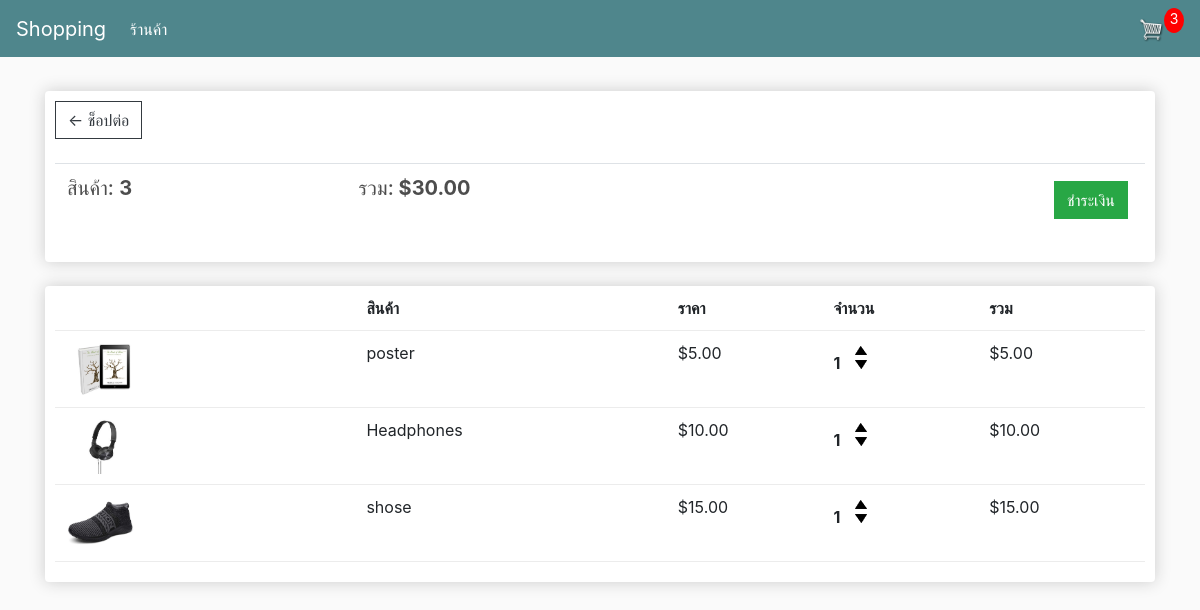
/cart/ (signed in), run on an earlier commit of the app's database.
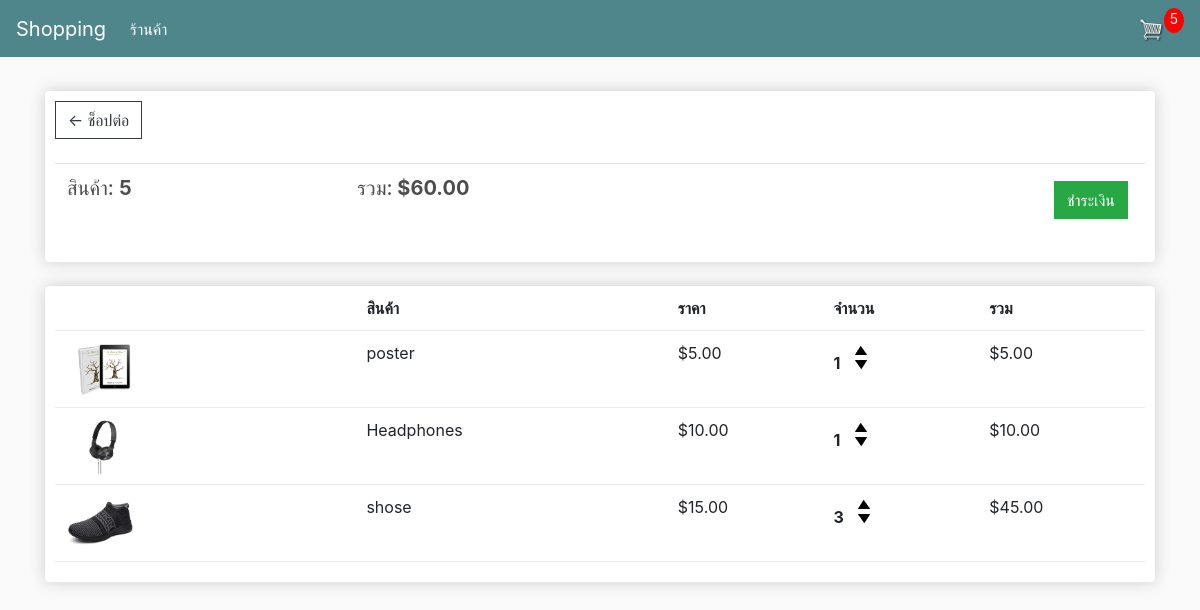
And on a later commit of the database.
### store/models.py (models this page shows, shortened)
class Order(models.Model):
    customer = models.ForeignKey(Customer, on_delete=models.SET_NULL, null=True, blank=True)
    date_ordered = models.DateTimeField(auto_now_add=True)
    complete = models.BooleanField(default=False)
    transaction_id = models.CharField(max_length=100, null=True)
    charge_id = models.CharField(max_length=100, null=True, blank=True)  # เพิ่มฟิลด์ charge_id
    payment_status = models.CharField(max_length=50, choices=[('pending', 'Pending'), ('successful', 'Successful')], default='pending')
    @property
    def get_cart_total(self):
        orderitems = self.orderitem_set.all()
        total = sum([item.get_total for item in orderitems])
        return total
    @property
    def get_cart_items(self):
        orderitems = self.orderitem_set.all()
        total = sum([item.quantity for item in orderitems])
        return total

class OrderItem(models.Model):
    product = models.ForeignKey(Product, on_delete=models.SET_NULL, null=True)
    order = models.ForeignKey(Order, on_delete=models.SET_NULL, null=True)
    quantity = models.IntegerField(default=0, null=True, blank=True)
    date_added = models.DateTimeField(auto_now_add=True)
    motor_rounds = models.IntegerField(default=1)  # เพิ่มฟิลด์จำนวนรอบที่มอเตอร์ต้องหมุน
    @property
    def get_total(self):
        total = self.product.price * self.quantity
        return total

class Product(models.Model):
    name = models.CharField(max_length=200)
    price = models.FloatField(null=False)  # ราคาของสินค้า
    image = models.ImageField(null=True, blank=True)  # รูปภาพของสินค้า
    digital = models.BooleanField(default=False, null=True, blank=True)  # สินค้าแบบดิจิทัลหรือไม่
    motor = models.ForeignKey(Motor, on_delete=models.SET_NULL, null=True, blank=True)  # การเชื่อมโยงกับมอเตอร์
    motor_rounds = models.IntegerField(default=1)  # จำนวนรอบที่มอเตอร์ต้องหมุน
    stock = models.IntegerField(default=0)
    @property
    def imageURL(self):
        try:
            url = self.image.url
        except:
            url = ''
        return url

### store/views.py (the view)
# urls.py: path('cart/', views.cart, name="cart"),
def cart(request):
    data = cartData(request)
    cartItems = data['cartItems']
    order = data['order']
    items = data['items']
    logger.info(f"Cart page rendered with {len(items)} items in the cart")
    return render(request, 'store/cart.html', {'items': items, 'order': order, 'cartItems': cartItems})

### store/utils.py (called while the page is built)
def cartData(request):
	if request.user.is_authenticated:
		customer = request.user.customer
		order, created = Order.objects.get_or_create(customer=customer, complete=False)
		items = order.orderitem_set.all()
		cartItems = order.get_cart_items
	else:
		cookieData = cookieCart(request)
		cartItems = cookieData['cartItems']
		order = cookieData['order']
		items = cookieData['items']
	return {'cartItems': cartItems, 'order': order, 'items': items}

### store/templates/store/cart.html
{% extends 'store/main.html' %}
{% load static %}
{% block content %}
	<div class="row">
		<div class="col-lg-12">
			<div class="box-element">
				<a class="btn btn-outline-dark" href="{% url 'store' %}">&#x2190; ช็อปต่อ</a>
				<br>
				<br>
				<table class="table">
					<tr>
						<th><h5>สินค้า: <strong>{{order.get_cart_items}}</strong></h5></th>
						<th><h5>รวม:<strong> ${{order.get_cart_total|floatformat:2}}</strong></h5></th>
						<th>
							<a style="float:right; margin:5px;" class="btn btn-success" href="{% url 'checkout' %}">ชำระเงิน</a>
						</th>
					</tr>
				</table>
			</div>
			<br>
			<div class="box-element">
				<div class="cart-row">
					<div style="flex:2"></div>
					<div style="flex:2"><strong>สินค้า</strong></div>
					<div style="flex:1"><strong>ราคา</strong></div>
					<div style="flex:1"><strong>จำนวน</strong></div>
					<div style="flex:1"><strong>รวม</strong></div>
				</div>
				{% for item in items %}
				<div class="cart-row">
					<div style="flex:2"><img class="row-image" src="{{item.product.imageURL}}"></div>
					<div style="flex:2"><p>{{item.product.name}}</p></div>
					<div style="flex:1"><p>${{item.product.price|floatformat:2}}</p></div>
					<div style="flex:1">
						<p class="quantity">{{item.quantity}}</p>
						<div class="quantity">
							<img data-product="{{item.product.id}}" data-action="add" class="chg-quantity update-cart" src="{% static  'images/arrow-up.png' %}">
							<img data-product="{{item.product.id}}" data-action="remove" class="chg-quantity update-cart" src="{% static  'images/arrow-down.png' %}">
						</div>
					</div>
					<div style="flex:1"><p>${{item.get_total|floatformat:2}}</p></div>
				</div>
				{% endfor %}
			</div>
		</div>
	</div>
{% endblock content %}

### store/templates/store/main.html (shortened to what this page needs)
<!DOCTYPE html>
{% load static %}
<html>
<head>
	<link rel="stylesheet" href="https://stackpath.bootstrapcdn.com/bootstrap/4.4.1/css/bootstrap.min.css">
	<link rel="stylesheet" type="text/css" href="{% static 'css/main.css' %}">
</head>
<body>
	<nav class="navbar navbar-expand-lg navbar-dark bg-dark">
	  <a class="navbar-brand" href="{% url 'store' %}">Shopping</a>
	  <div class="collapse navbar-collapse" id="navbarSupportedContent">
	    <ul class="navbar-nav mr-auto">
	      <li class="nav-item active">
	        <a class="nav-link" href="{% url 'store' %}">ร้านค้า <span class="sr-only">(current)</span></a>
	      </li>
	    </ul>
	    <div class="form-inline my-2 my-lg-0">
	     	<a href="{% url 'cart' %}">
	    		<img  id="cart-icon" src="{% static 'images/cart.png' %}">
	    	</a>
	    	<p id="cart-total">{{cartItems}}</p>
	    </div>
	  </div>
	</nav>
     <div class="container">
            <br>
            {% block content %}
            {% endblock content %}
         </div>
</body>
</html>

### static/css/main.css (style rules this page uses)
body { background-color: hsl(0, 0%, 98%); }
h1,h2,h3,h4,h5,h6 { color: hsl(0, 0%, 30%); }
.box-element { box-shadow: hsl(0, 0%, 80%) 0 0 16px; background-color: #fff; border-radius: 4px; padding: 10px; }
.bg-dark { background-color: #4f868c!important; }
#cart-icon { width: 25px; display: inline-block; margin-left: 15px; }
#cart-total { display: block; text-align: center; color: #fff; background-color: red; width: 20px; height: 25px; border-radius: 50%; font-size: 14px; }
.col-lg-4, .col-lg-6, .col-lg-8, .col-lg-12 { margin-top: 10px; }
.btn { border-radius: 0; }
.row-image { width: 100px; }
.cart-row { display: flex; align-items: flex-stretch; padding-bottom: 10px; margin-bottom: 10px; border-bottom: 1px solid #ececec; }
.quantity { display: inline-block; font-weight: 700; padding-right:10px; }
.chg-quantity { width: 12px; cursor: pointer; display: block; margin-top: 5px; transition: .1s; }

What changed in the data, as far as the page shows it:
changed Order: get_cart_items "3" → "5"; get_cart_total "30.00" → "60.00"
changed OrderItem "shose": quantity "1" → "3"; get_total "15.00" → "45.00"
Also different on the page:
{{ cartItems }}: "3" → "5"
